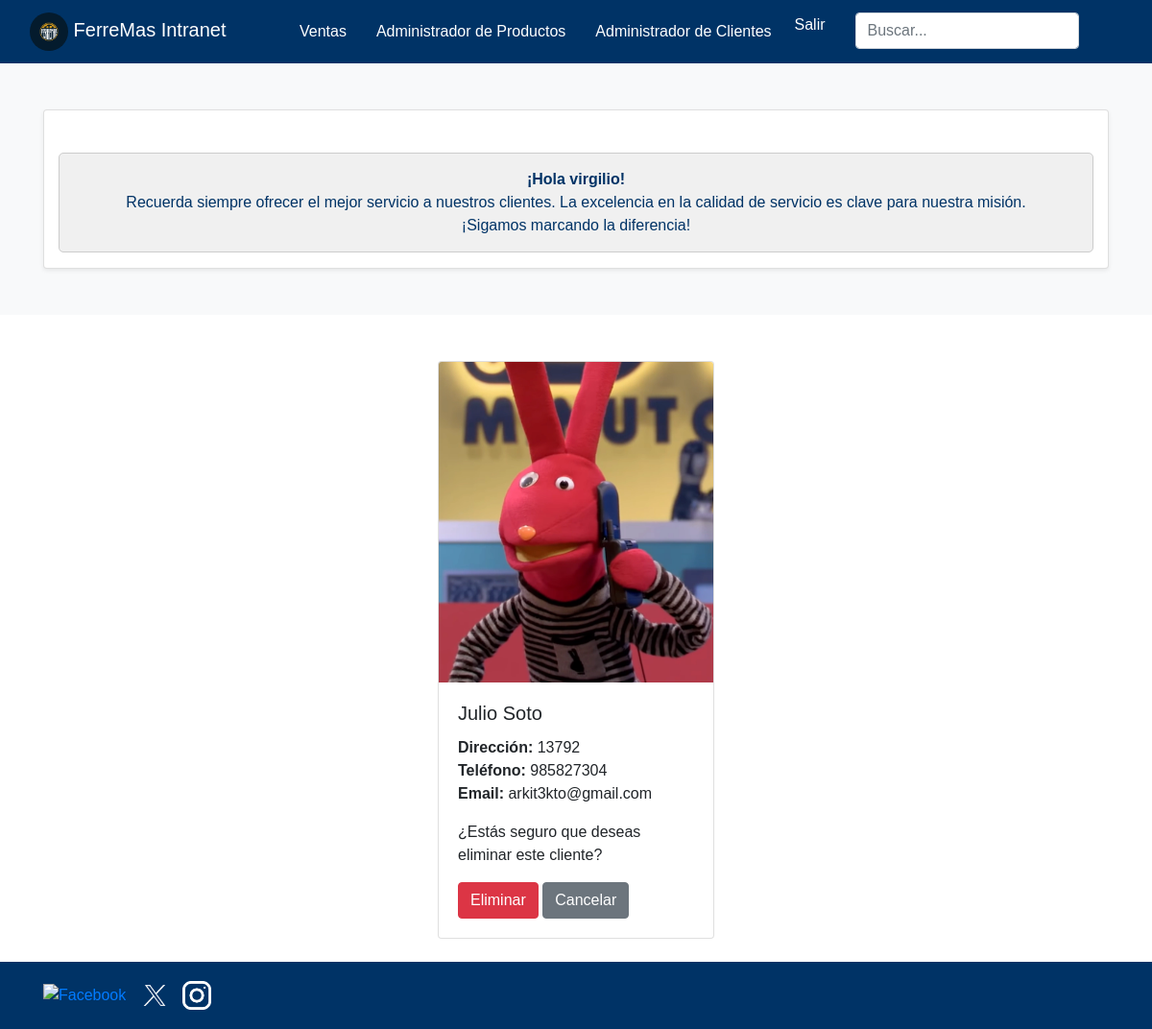
Screenshot of /clientes/1/eliminar/ (signed in) with the database file from the repository.
### core/models.py (models this page shows, shortened)
class Cliente(models.Model):
    usuario = models.CharField(max_length=255, blank=True)
    nombre = models.CharField(max_length=255, blank=True)
    contraseña = models.CharField(max_length=255, blank=True)
    direccion = models.CharField(max_length=255)
    telefono = models.CharField(max_length=15)
    email = models.EmailField()
    imagen = models.ImageField(upload_to='cliente/', null=True, blank=True)

### core/views.py (the view)
# urls.py: path('clientes/<int:pk>/eliminar/', eliminar_cliente, name='eliminar_cliente'),
@admin_required
def eliminar_cliente(request, pk):
    cliente = get_object_or_404(Cliente, pk=pk)
    if request.method == 'POST':
        cliente.delete()
        return redirect('mantenedor_clientes')
    return render(request, 'core/cliente_eliminar.html', {'cliente': cliente})

### core/context_processors.py (called while the page is built)
def carrito_contador(request):
    return {'cantidad_productos': contar_items(request)}

### core/views.py (called while the page is built)
def contar_items(request):
    if request.user.is_authenticated:
        cantidad_productos = CarritoItem.objects.filter(usuario=request.user).aggregate(Sum('cantidad'))['cantidad__sum'] or 0
    else:
        cantidad_productos = 0
    return cantidad_productos

### core/templates/core/cliente_eliminar.html (shortened to what this page needs)
{% extends "core/base_intranet.html" %}
        {% block content %}
        <div class="d-flex justify-content-center mt-5">
            <div class="card" style="width: 18rem;">
                {% if cliente.imagen %}
                <img src="{{ cliente.imagen.url }}" class="card-img-top" alt="{{ cliente.nombre }}">
                {% endif %}
                <div class="card-body">
                    <h5 class="card-title">{{ cliente.nombre }}</h5>
                    <p class="card-text">
                        <strong>Dirección:</strong> {{ cliente.direccion }}<br>
                        <strong>Teléfono:</strong> {{ cliente.telefono }}<br>
                        <strong>Email:</strong> {{ cliente.email }}<br>
                    </p>
                    <form method="post">
                        <p>¿Estás seguro que deseas eliminar este cliente?</p>
                        <button type="submit" class="btn btn-danger">Eliminar</button>
                        <a href="{% url 'mantenedor_clientes' %}" class="btn btn-secondary">Cancelar</a>
                    </form>
                </div>
            </div>
        </div>
        {% endblock %}

### core/templates/core/base_intranet.html (shortened to what this page needs)
{% load static %}
<!DOCTYPE html>
<html lang="es">
<head>
    <link href="https://stackpath.bootstrapcdn.com/bootstrap/4.5.2/css/bootstrap.min.css" rel="stylesheet">
</head>
<body>
    <header>
        <nav class="navbar navbar-expand-lg navbar-dark">
            <div class="container-fluid navbar-center">
                <a class="navbar-brand" href="{% url 'inicio_intra' %}">
                    <img src="{% static 'img/logoferremas.jpg' %}" alt="Logo" class="brand-image img-circle elevation-3" style="width: 40px; height: 40px; object-fit: cover; border-radius: 50%;">
                    <span class="logo-text">FerreMas Intranet</span>
                </a>
                <div class="collapse navbar-collapse" id="navbarNav">
                    <ul class="navbar-nav ml-auto">
                        <li class="nav-item">
                            <a class="nav-link" href="{% url 'ventas_listar' %}">Ventas</a>
                        </li>
                        <li class="nav-item">
                            <a class="nav-link" href="{% url 'mantenedor_productos' %}">Administrador de Productos</a>
                        </li>
                        <li class="nav-item">
                            <a class="nav-link" href="{% url 'mantenedor_clientes' %}">Administrador de Clientes</a>
                        </li>
                        <li class="nav-item d-flex justify-content-center">
                            <form id="logout-form" method="POST" action="{% url 'logout' %}" style="display: inline;">
                                <a href="#" class="nav-link btn btn-link" style="padding: 0; color: white; text-decoration: none;" onclick="document.getElementById('logout-form').submit();">
                                    Salir
                                </a>
                            </form>
                        </li>
                        <li class="nav-item">
                            <form class="form-inline my-2 my-lg-0">
                                <input class="form-control mr-sm-2" type="search" placeholder="Buscar..." aria-label="Buscar">
                            </form>
                        </li>
                    </ul>
                </div>
            </div>
        </nav>
    </header>
    {% if user.is_authenticated %}
    <div class="container-fluid bg-light py-5">
        <div class="container text-center">
            <div class="row justify-content-center">
                <div class="col-lg-12">
                    <div class="card shadow-sm">
                        <main class="container mt-4">
                            <div class="alert alert-info" role="alert">
                                <strong>¡Hola {{user.username}}!</strong> </br>Recuerda siempre ofrecer el mejor servicio a nuestros clientes. La excelencia en la calidad de servicio es clave para nuestra misión. </br>¡Sigamos marcando la diferencia!
                            </div>
                        </main>
                    </div>
                </div>
            </div>
        </div>
    </div>
    {% endif %}
    {% block content %}
    {% endblock %}
    <footer class="footer-content mt-4">
        <div class="container">
            <div class="row">
                <div class="col-md-6">
                    <div class="social-media">
                        <a href="#"><img src="{% static 'img/facebook.png' %}" alt="Facebook"></a>
                        <a href="#"><img src="{% static 'img/x.webp' %}" alt="Twitter"></a>
                        <a href="#"><img src="{% static 'img/instagram.png' %}" alt="Instagram"></a>
                    </div>
                </div>
            </div>
        </div>
    </footer>
</body>
</html>

### core/templates/core/base_intranet.html (style rules this page uses)
body { font-family: Arial, sans-serif; }
.navbar { background-color: #003366; }
.navbar-brand img { height: 50px; width: auto; }
.nav-link { color: white !important; transition: color 0.3s; }
.form-inline .form-control { border-radius: 0.25rem; }
.footer-content { background-color: #003366; color: white; padding: 20px; }
.social-media img { width: 30px; margin-right: 10px; }
.navbar-center { display: flex; justify-content: center; width: 100%; }
.navbar-center .navbar-nav { margin: auto; }
.alert { background-color: #f0f0f0; border-color: #ccc; color: #003366; text-align: center; padding: 15px; border-radius: 5px; margin-top: 20px; }
.alert strong { color: #003366; }
.navbar-nav { flex-direction: row; }
.navbar-nav .nav-item { margin-left: 15px; }
.navbar-nav .form-inline { margin-left: 15px; }

### rows the page displays
Cliente: imagen (picture), nombre "Julio Soto", direccion "13792", telefono "985827304", email "arkit3kto@gmail.com"

### other values shown
{{ user.username }} "virgilio"
